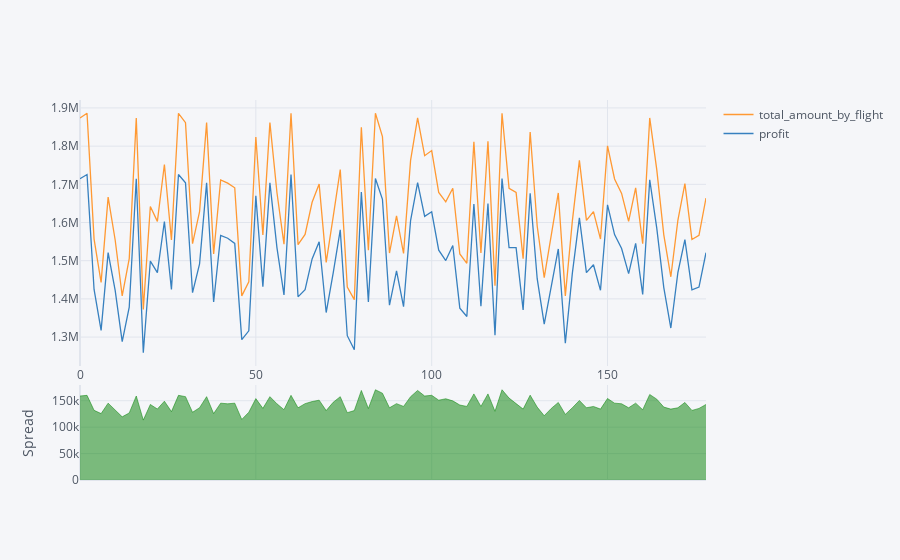

Notebook source saved alongside this figure:
### Code cell
df_moscow[['total_amount_by_flight','profit']].iplot(kind='spread')
